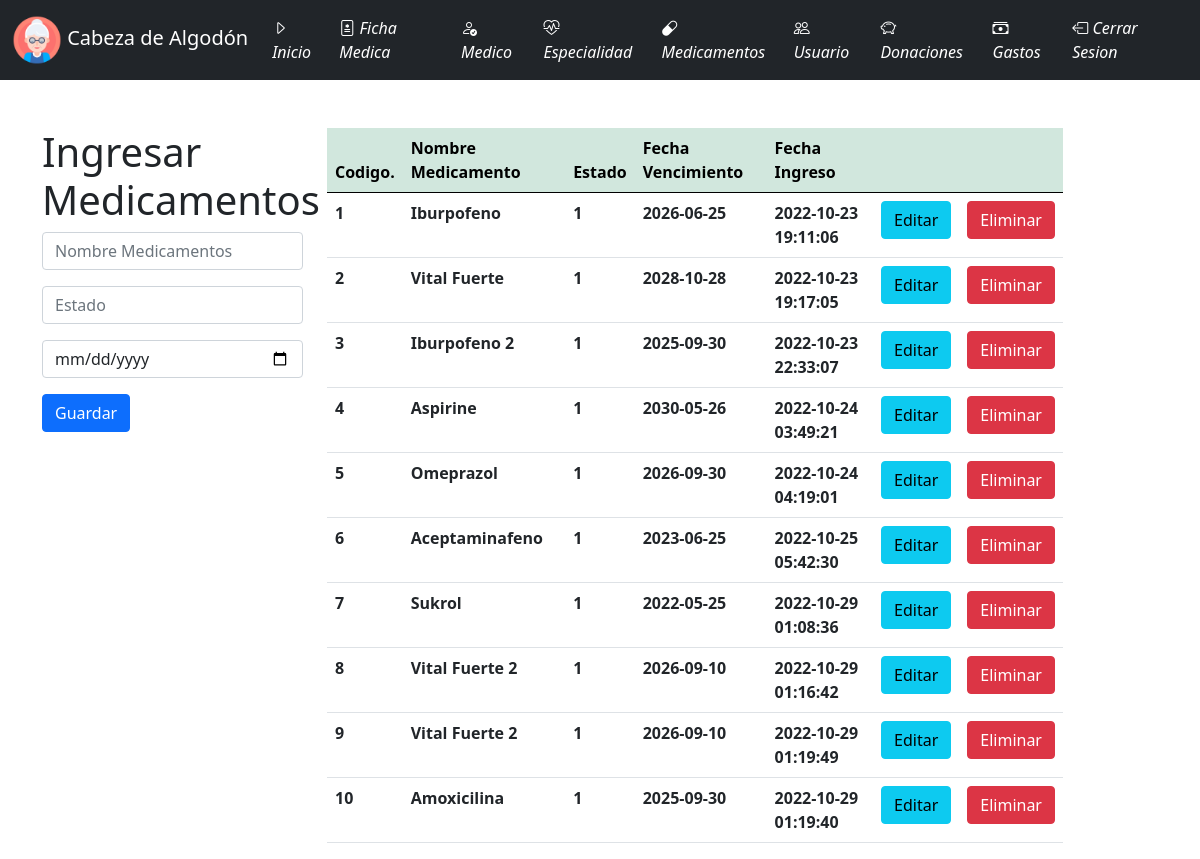
Page /medicamentos.php on the committed database.
### tables this page shows
CREATE TABLE `medicamentos` (
  `id_medicamento` int(11) NOT NULL,
  `nombre_medicamento` varchar(100) NOT NULL,
  `estado` char(1) NOT NULL,
  `fecha_vencimiento` date NOT NULL,
  `fecha_ingreso` timestamp NOT NULL DEFAULT current_timestamp() ON UPDATE current_timestamp()
);

### medicamentos.php (the view, shortened to what this page needs)
<?php
    include("conexion.php");
    $sql="SELECT * FROM medicamentos ";
    $query=mysqli_query($conexion,$sql);
?>
<!DOCTYPE html>
<html lang="en">
    <head>
        <link href="https://cdn.jsdelivr.net/npm/bootstrap@5.0.0-beta1/dist/css/bootstrap.min.css" rel="stylesheet">
        <link rel="stylesheet" href="https://cdn.jsdelivr.net/npm/bootstrap-icons@1.9.1/font/bootstrap-icons.css">
    </head>
    <body>
    <nav class="navbar navbar-expand-lg navbar navbar-dark bg-dark">
        <div class="container-fluid">
          <a class="navbar-brand" href="#">
            <img src="image/logo2.ico" alt="" width="50px">
            <label>Cabeza de Algodón</label>
            </a>
          <div class="collapse navbar-collapse" id="navbarText">
            <ul class="navbar-nav me-auto mb-2 mb-lg-0">
            <li class="nav-item">
                <a class="nav-link active" aria-current="page" href="Inicio.php"><i class="bi bi-caret-right">Inicio</i></a>
              </li>
              <li class="nav-item">
                <a class="nav-link active" aria-current="page" href="ficha_medica.php"><i class="bi bi-file-medical"> Ficha Medica</i></a>
              </li>
              <li class="nav-item">
                <a class="nav-link active" aria-current="page" href="doctor.php"><i class="bi bi-person-check"> Medico</i></a>
              </li>
              <li class="nav-item">
                <a class="nav-link active" aria-current="page" href="especialidad.php"><i class="bi bi-heart-pulse"> Especialidad</i></a>
              </li>
              <li class="nav-item">
                <a class="nav-link active" aria-current="page" href="medicamentos.php"><i class="bi bi-capsule"> Medicamentos</i></a>
              </li>
              <li class="nav-item">
                <a class="nav-link active" aria-current="page" href="Usuario.php"><i class="bi bi-people"> Usuario</i></a>
              </li>
              <li class="nav-item">
                <a class="nav-link active" aria-current="page" href="donaciones.php"><i class="bi bi-piggy-bank"> Donaciones</i></a>
              </li>
              <li class="nav-item">
                <a class="nav-link active" aria-current="page" href="gastos.php"><i class="bi bi-cash-stack"> Gastos</i></a>
              </li>
              <li class="nav-item">
                <a class="nav-link active" aria-current="page" href="cerrar.php"><i class="bi bi-box-arrow-left"> Cerrar Sesion</i></a>
              </li>
            </ul>
          </div>
        </div>
      </nav>
            <div class="container mt-5">
                    <div class="row">
                        <div class="col-md-3">
                            <h1>Ingresar Medicamentos</h1>
                                <form action="insertar_medicamentos.php" method="POST">
                                    <input type="text" class="form-control mb-3" name="nombre_medicamento" placeholder="Nombre Medicamentos">
                                    <input type="text" class="form-control mb-3" name="estado" placeholder="Estado">
                                    <input type="date" class="form-control mb-3" name="fecha_vencimiento" placeholder="Fecha Vencimiento">
                                    <input type="submit" class="btn btn-primary" value="Guardar">
                                </form>
                        </div>
                        <div class="col-md-8">
                            <table class="table" >
                                <thead class="table-success table-striped" >
                                    <tr>
                                        <th>Codigo.</th>
                                        <th>Nombre Medicamento</th>
                                        <th>Estado</th>
                                        <th>Fecha Vencimiento</th>
                                        <th>Fecha Ingreso</th>
                                        <th></th>
                                        <th></th>
                                    </tr>
                                </thead>
                                <tbody>
                                        <?php
                                            while($row=mysqli_fetch_array($query)){
                                        ?>
                                            <tr>
                                                <th><?php  echo $row['id_medicamento']?></th>
                                                <th><?php  echo $row['nombre_medicamento']?></th>
                                                <th><?php  echo $row['estado']?></th>
                                                <th><?php  echo $row['fecha_vencimiento']?></th>
                                                <th><?php  echo $row['fecha_ingreso']?></th>
                                                <th><a href="actualizar_medicamentos.php?id=<?php echo $row['id_medicamento'] ?>" class="btn btn-info">Editar</a></th>
                                                <th><a href="eliminar_medicamentos.php?id=<?php echo $row['id_medicamento'] ?>" class="btn btn-danger">Eliminar</a></th>
                                            </tr>
                                        <?php
                                            }
                                        ?>
                                </tbody>
                            </table>
                        </div>
                    </div>
            </div>
    </body>
</html>

### rows in the picture
medicamentos: id_medicamento "1", nombre_medicamento "Iburpofeno", estado "1", fecha_vencimiento "2026-06-25", fecha_ingreso "2022-10-23 19:11:06"
medicamentos: id_medicamento "2", nombre_medicamento "Vital Fuerte", estado "1", fecha_vencimiento "2028-10-28", fecha_ingreso "2022-10-23 19:17:05"
medicamentos: id_medicamento "3", nombre_medicamento "Iburpofeno 2", estado "1", fecha_vencimiento "2025-09-30", fecha_ingreso "2022-10-23 22:33:07"
medicamentos: id_medicamento "4", nombre_medicamento "Aspirine", estado "1", fecha_vencimiento "2030-05-26", fecha_ingreso "2022-10-24 03:49:21"
medicamentos: id_medicamento "5", nombre_medicamento "Omeprazol", estado "1", fecha_vencimiento "2026-09-30", fecha_ingreso "2022-10-24 04:19:01"
medicamentos: id_medicamento "6", nombre_medicamento "Aceptaminafeno", estado "1", fecha_vencimiento "2023-06-25", fecha_ingreso "2022-10-25 05:42:30"
medicamentos: id_medicamento "7", nombre_medicamento "Sukrol", estado "1", fecha_vencimiento "2022-05-25", fecha_ingreso "2022-10-29 01:08:36"
medicamentos: id_medicamento "8", nombre_medicamento "Vital Fuerte 2", estado "1", fecha_vencimiento "2026-09-10", fecha_ingreso "2022-10-29 01:16:42"
medicamentos: id_medicamento "9", nombre_medicamento "Vital Fuerte 2", estado "1", fecha_vencimiento "2026-09-10", fecha_ingreso "2022-10-29 01:19:49"
medicamentos: id_medicamento "10", nombre_medicamento "Amoxicilina", estado "1", fecha_vencimiento "2025-09-30", fecha_ingreso "2022-10-29 01:19:40"
